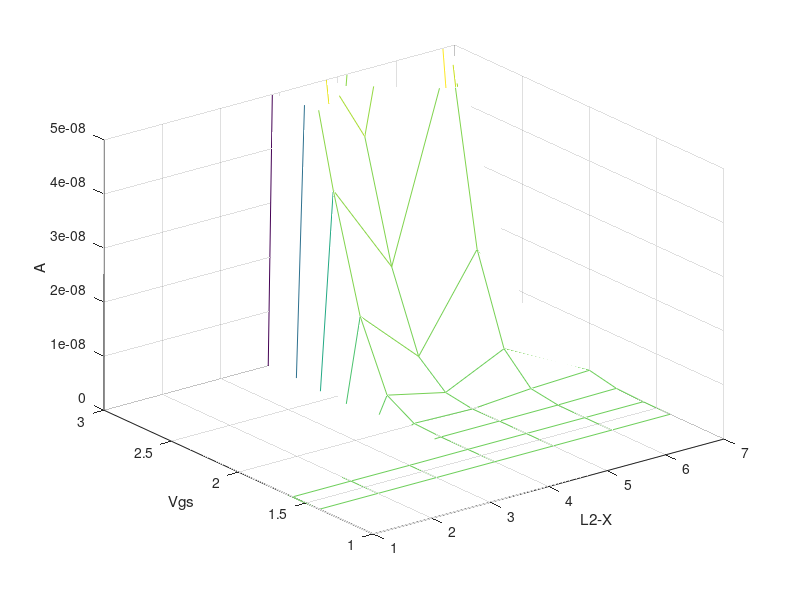
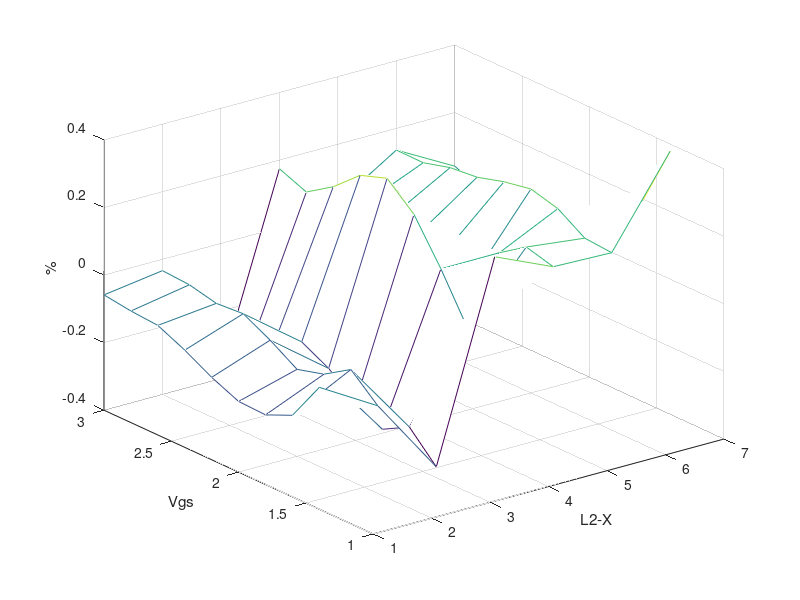
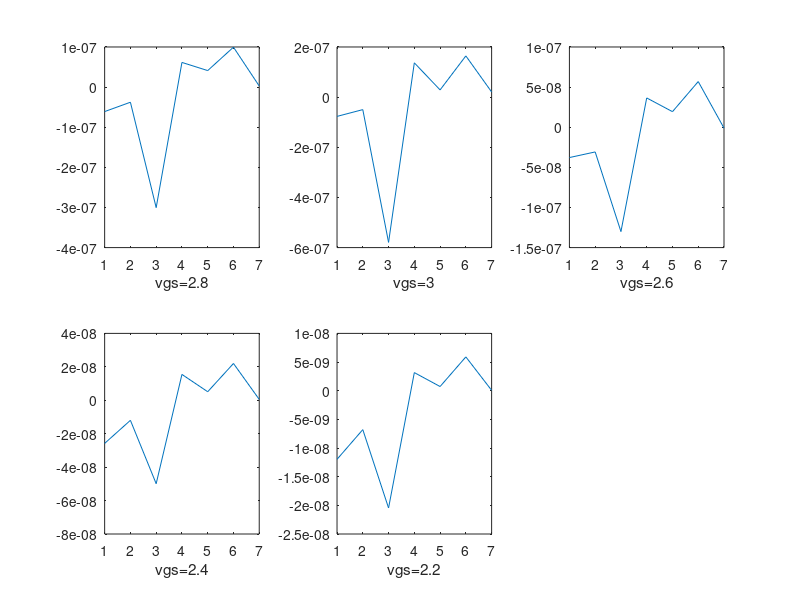
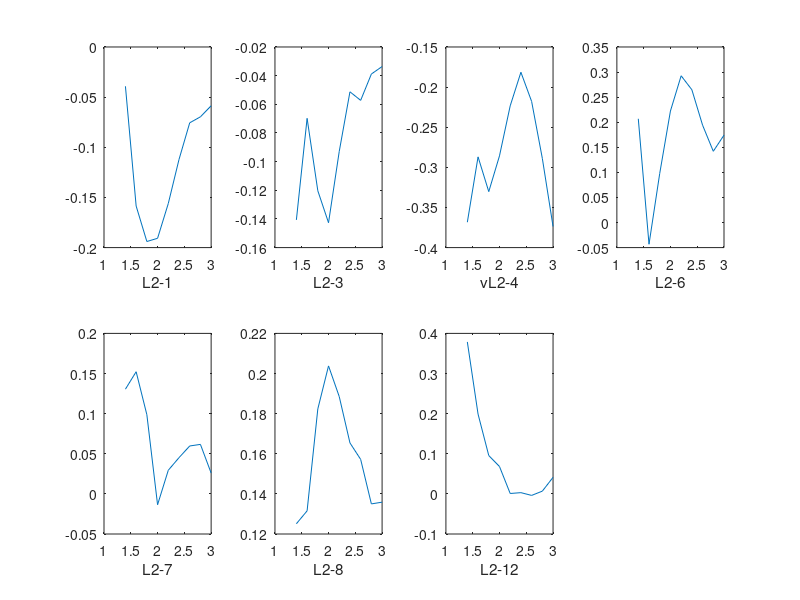

MATLAB code to generate these figures, in order:
clear all
% wire_normal = ['L2-1','L2-3','L2-4','L2-6','L2-7','L2-8','L2-12'];
% wire_abnormal = ['L2-2';'L2-9';'L2-10'];
Vgs = [1.40E+00,1.60E+00,1.80E+00,2.00E+00,2.20E+00,2.40E+00,2.60E+00,2.80E+00,3.00E+00];
V = size(Vgs,2);
    onefr = [2.43E-12	3.52E-12	2.91E-12	3.08E-13	3.18E-12	4.34E-12	4.74E-12;
            1.08E-12	7.50E-13	2.73E-13	1.53E-13	3.73E-13	9.13E-13	9.30E-13;
            4.86E-11	4.73E-11	3.55E-11	8.78E-12	2.49E-11	3.52E-11	1.19E-10;
            1.10E-11	1.16E-11	6.15E-12	1.40E-12	2.90E-12	7.10E-12	9.54E-12;
            6.63E-10	5.95E-10	4.92E-10	8.28E-11	2.26E-10	3.34E-10	2.23E-09;
            1.39E-10	1.60E-10	7.59E-11	1.61E-11	4.02E-11	7.47E-11	2.15E-10;
            8.48E-09	7.33E-09	7.68E-09	1.03E-09	2.81E-09	3.96E-09	1.86E-08;
            1.37E-09	1.69E-09	1.03E-09	2.37E-10	5.87E-10	8.26E-10	1.25E-09;
            5.09E-08	4.89E-08	5.36E-08	1.08E-08	2.48E-08	3.13E-08	7.17E-08;
            5.63E-09	7.85E-09	3.94E-09	1.86E-09	3.91E-09	5.79E-09	5.88E-09;
            1.74E-07	1.75E-07	1.89E-07	5.84E-08	1.13E-07	1.33E-07	1.70E-07;
            1.36E-08	2.35E-08	8.19E-09	6.50E-09	1.23E-08	1.72E-08	6.93E-09;
            4.11E-07	4.32E-07	4.17E-07	1.88E-07	3.25E-07	3.62E-07	2.89E-07;
            2.50E-08	4.12E-08	9.64E-09	1.08E-08	2.11E-08	2.76E-08	1.26E-08;
            7.51E-07	8.22E-07	6.74E-07	4.33E-07	6.68E-07	7.37E-07	4.00E-07;
            3.15E-08	6.22E-08	1.17E-08	2.10E-08	2.66E-08	4.20E-08	2.05E-08;
            1.17E-06	1.31E-06	9.03E-07	7.85E-07	1.11E-06	1.21E-06	5.01E-07;
            3.21E-08	7.02E-08	1.75E-08	2.55E-08	3.51E-08	3.51E-08	8.14E-09];
hundredfr =[4.85E-12	7.18E-12	8.76E-12	5.27E-13	2.01E-12	2.29E-12	1.24E-12;
            1.15E-12	1.90E-12	2.35E-12	1.75E-13	3.82E-13	5.94E-13	7.75E-13;
            8.83E-11	8.31E-11	9.95E-11	6.29E-12	1.52E-11	1.92E-11	7.31E-11;
            1.47E-11	1.84E-11	2.93E-11	1.47E-12	3.01E-12	4.27E-12	1.27E-11;
            1.32E-09	1.18E-09	1.59E-09	4.77E-11	1.37E-10	1.61E-10	1.50E-09;
            2.62E-10	2.83E-10	4.97E-10	1.09E-11	2.65E-11	3.74E-11	3.02E-10;
            1.51E-08	1.36E-08	1.82E-08	4.43E-10	1.75E-09	1.84E-09	1.43E-08;
            2.37E-09	2.64E-09	4.29E-09	1.21E-10	5.11E-10	4.87E-10	1.78E-09;
            7.67E-08	7.31E-08	9.16E-08	4.58E-09	1.66E-08	1.65E-08	6.14E-08;
            8.20E-09	9.56E-09	1.36E-08	1.20E-09	3.56E-09	3.11E-09	4.35E-09;
            2.30E-07	2.34E-07	2.75E-07	3.12E-08	8.50E-08	8.15E-08	1.55E-07;
            1.66E-08	2.35E-08	2.79E-08	5.24E-09	1.06E-08	1.23E-08	7.55E-09;
            5.00E-07	5.38E-07	5.97E-07	1.24E-07	2.63E-07	2.52E-07	2.66E-07;
            2.62E-08	3.40E-08	4.03E-08	1.67E-08	2.15E-08	2.55E-08	1.15E-08;
            8.76E-07	9.70E-07	1.04E-06	3.18E-07	5.73E-07	5.58E-07	3.71E-07;
            3.25E-08	4.81E-08	5.39E-08	3.25E-08	2.72E-08	3.75E-08	5.77E-09;
            1.31E-06	1.48E-06	1.55E-06	5.83E-07	1.01E-06	9.66E-07	4.61E-07;
            3.11E-08	5.00E-08	5.03E-08	3.97E-08	3.61E-08	4.45E-08	1.12E-08]  ;
L = size(onefr,2);
for iii=1:V
    v_2 = 2*iii;
    for ii=1:L
     if  onefr(v_2-1,ii)-hundredfr(v_2-1,ii)>0;
        tolerance = onefr(v_2-1,ii)-onefr(v_2,ii)-(hundredfr(v_2-1,ii)+hundredfr(v_2,ii));
        tolerance_percentage = (onefr(v_2-1,ii)-onefr(v_2,ii)-(hundredfr(v_2-1,ii)+hundredfr(v_2,ii)))/onefr(v_2-1,ii);
        a=1
     else
         tolerance =-( hundredfr(v_2-1,ii)-hundredfr(v_2,ii)-(onefr(v_2-1,ii)+onefr(v_2,ii)));
         tolerance_percentage = -(hundredfr(v_2-1,ii)-hundredfr(v_2,ii)-(onefr(v_2-1,ii)+onefr(v_2,ii)))/hundredfr(v_2-1,ii);
        a=0
     end
        tolerance_vgs(ii) = tolerance;
        tolerance_percentagevgs(ii) = tolerance_percentage;;
        a_l(ii)=a;
   
    
    end
   tolernace_all(iii,:) = tolerance_vgs;
   tolerance_percentageall(iii,:) = tolerance_percentagevgs;
   
   a_all(iii,:) = a_l
   
end
Y = Vgs;
X = linspace(1,L,L);
Z = tolernace_all;
Z2 = tolerance_percentageall

noisemin = min (Z')
absnoisemin = min((abs(Z')))


figure(1);
mesh(X,Y,Z); xlabel('L2-X');ylabel('Vgs');zlabel('A');
set(gca,'zlim',[0 0.5E-7]);
figure(2);
mesh(X,Y,Z2); xlabel('L2-X');ylabel('Vgs');zlabel('%');
% set(gca,'zlim',[0 0.5E-7])
figure(3);
subplot(231);plot(X,Z(8,:));xlabel('vgs=2.8');
subplot(232);plot(X,Z(9,:));xlabel('vgs=3');
subplot(233);plot(X,Z(7,:));xlabel('vgs=2.6');
subplot(234);plot(X,Z(6,:));xlabel('vgs=2.4');
subplot(235);plot(X,Z(5,:));xlabel('vgs=2.2');
figure(4);
subplot(247);plot(Y,Z2(:,7));xlabel('L2-12');
subplot(246);plot(Y,Z2(:,6));xlabel('L2-8');
subplot(245);plot(Y,Z2(:,5));xlabel('L2-7');
subplot(244);plot(Y,Z2(:,4));xlabel('L2-6');
subplot(243);plot(Y,Z2(:,3));xlabel('vL2-4');
subplot(242);plot(Y,Z2(:,2));xlabel('L2-3');
subplot(241);plot(Y,Z2(:,1));xlabel('L2-1');



